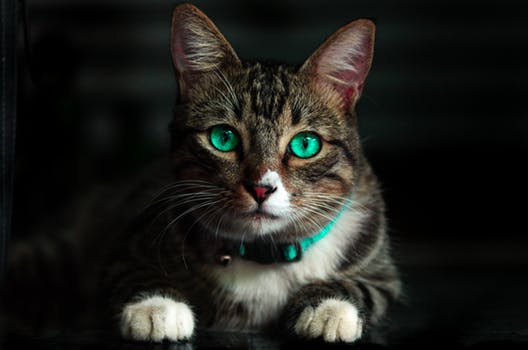
#> input picture Image_Manipulation/Histogram/cat.jpeg, 528 x 350 px
$ python equilisation.py --image cat.jpeg
#> lines starting #> are read from the running program, lines starting #| are printed output that depends on the picture
from matplotlib import pyplot as plt
import numpy as np
import argparse
import cv2

# fetching the arguments and save in dictionary
ap = argparse.ArgumentParser()
ap.add_argument("-i", "--image", required = True, help = "Enter path to the image")
args = vars(ap.parse_args())

# loading and converting the image into numpy array
image = cv2.imread(args["image"])
#> image is the input picture: shape (350, 528, 3); mean B, G, R 27.8, 31.9, 31.8

gray = cv2.cvtColor(image, cv2.COLOR_BGR2GRAY)
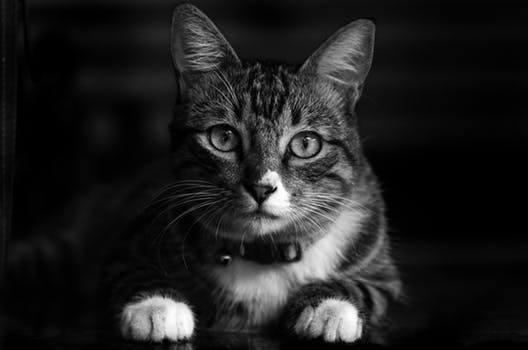
#> gray: shape (350, 528); min 0, max 255, mean 31.4
cv2.imshow("GRAY", gray)
cv2.waitKey(0)

eq = cv2.equalizeHist(gray)
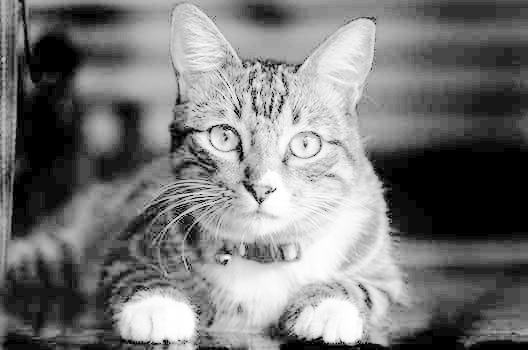
#> eq: shape (350, 528); min 0, max 255, mean 119.7
cv2.imshow("Equilised" , np.hstack( [ gray , eq ] ))
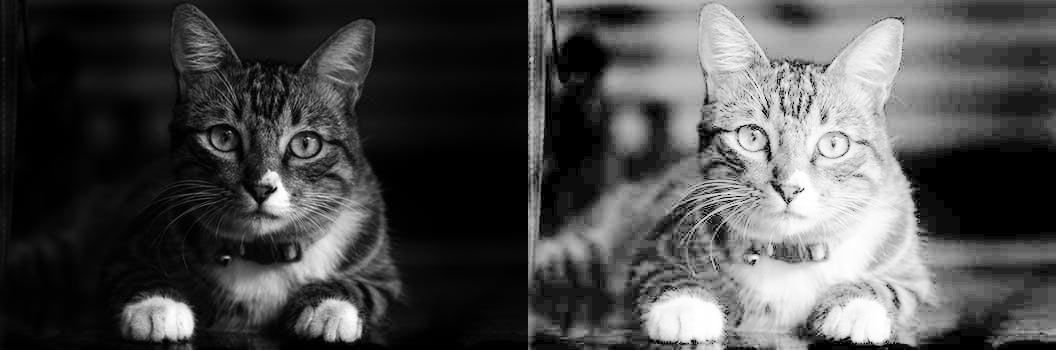
#> window 'Equilised': shape (350, 1056); min 0, max 255, mean 75.5
cv2.waitKey(0)
